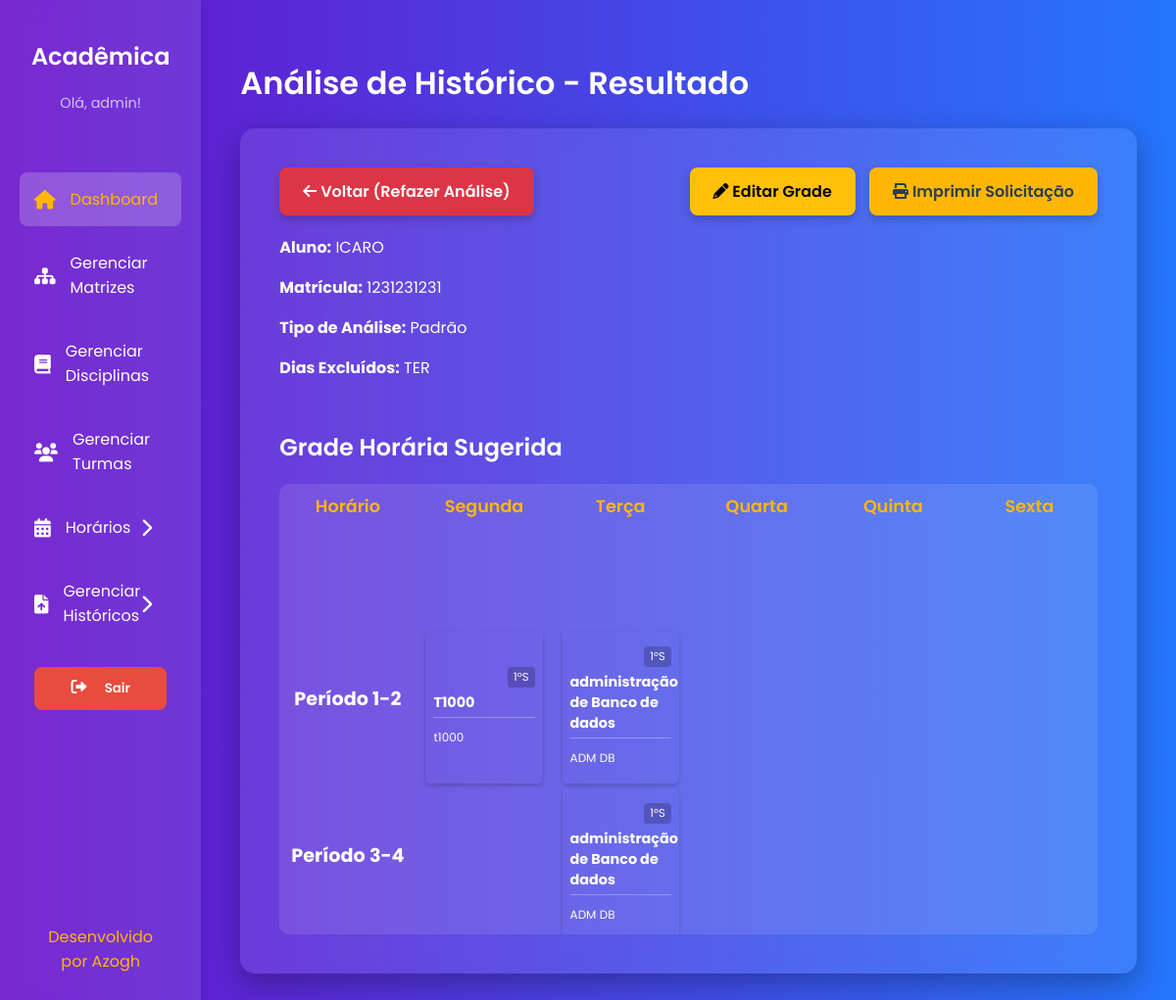
The page /resultado/39/ (signed in) on the database its author committed.
### core/models.py (models this page shows, shortened)
class Usuario(AbstractUser):
    gestao_inicio = models.DateField(
        null=True,
        blank=True,
        verbose_name="Início da Gestão"
    )
    portaria = models.CharField(
        max_length=15,
        null=True,
        blank=True,
        verbose_name="Número da Portaria"
    )
    groups = models.ManyToManyField(
        'auth.Group',
        related_name='core_usuarios',
        blank=True,
        help_text='The groups this user belongs to.',
        related_query_name='core_usuario',
        verbose_name="Grupos de Usuário"
    )
    user_permissions = models.ManyToManyField(
        'auth.Permission',
        related_name='core_usuarios',
        blank=True,
        help_text='Specific permissions for this user.',
        related_query_name='core_usuario',
        verbose_name="Permissões de Usuário"
    )
    class Meta:
        db_table = 'USUARIO'
        verbose_name = "Usuário"
        verbose_name_plural = "Usuários"

class Disciplinas(models.Model):
    nome = models.CharField(max_length=100)
    sigla = models.CharField(max_length=10)
    ch = models.IntegerField(verbose_name="Carga Horária")
    semestre = models.PositiveSmallIntegerField()
    codigo = models.CharField(max_length=10)
    matriz_curricular = models.ForeignKey(
        MatrizCurricular,
        on_delete=models.CASCADE,
        verbose_name="Matriz Curricular"
    )
    usuario = models.ForeignKey(
        Usuario,
        on_delete=models.CASCADE,
        verbose_name="Criado por"
    )
    pre_requisitos = models.ManyToManyField(
        'self',
        symmetrical=False,
        blank=True,
        verbose_name="Pré-requisitos"
    )
    class Meta:
        db_table = 'DISCIPLINAS'
        verbose_name = "Disciplina"
        verbose_name_plural = "Disciplinas"

### analytics/models.py (models this page shows, shortened)
class Analise(models.Model):
    TIPO_ANALISE_CHOICES = [
        ('padrao', 'Padrão'),
        ('soft', 'Soft'),
        ('hard', 'Hardcore'),
    ]
    historico = models.ForeignKey(Historico, on_delete=models.CASCADE, related_name='analises')
    coordenador = models.ForeignKey(Usuario, on_delete=models.SET_NULL, null=True, blank=True)
    tipo_analise = models.CharField(max_length=10, choices=TIPO_ANALISE_CHOICES)
    dias_excluidos = models.CharField(max_length=100, blank=True, null=True, help_text="Ex: 'SEG,TER'")
    data_criacao = models.DateTimeField(auto_now_add=True)
    status = models.CharField(max_length=20, default='PENDENTE') # PENDENTE, CONCLUIDO, ERRO
    resultado_texto = models.TextField(blank=True, null=True)

class AnaliseItens(models.Model):
    analise = models.ForeignKey(Analise, on_delete=models.CASCADE, related_name='itens')
    disciplina = models.ForeignKey(Disciplinas, on_delete=models.CASCADE)
    dia_semana = models.CharField(max_length=3) # SEG, TER, QUA...
    periodo = models.CharField(max_length=10) # Ex: '1-2', '3-4'

### upload/models.py (models this page shows, shortened)
class Historico(models.Model):
    STATUS_CHOICES = [
        ('PENDENTE', 'Processamento Pendente'),
        ('CONCLUIDO', 'Processamento Concluído'),
        ('ERRO', 'Erro no Processamento'),
    ]
    aluno = models.ForeignKey(
        Aluno,
        on_delete=models.CASCADE,
        verbose_name="Aluno",
        related_name='historicos' # Permite consultar facilmente historicos do aluno
    )
    usuario = models.ForeignKey(
        Usuario,
        on_delete=models.SET_NULL, # Mantém o histórico mesmo que o coordenador seja excluído
        null=True,
        verbose_name="Coordenador Responsável"
    )
    data_upload = models.DateTimeField(
        auto_now_add=True,
        verbose_name="Data de Upload"
    )
    status = models.CharField(
        max_length=20,
        choices=STATUS_CHOICES,
        default='PENDENTE',
        verbose_name="Status de Processamento"
    )
    arquivo_original = models.FileField(
        upload_to='historicos/',
        null=True,
        blank=True,
        verbose_name="Arquivo PDF Original"
    )
    class Meta:
        db_table = 'HISTORICO'
        verbose_name = "Histórico Escolar"
        verbose_name_plural = "Históricos Escolares"

class Aluno(models.Model):
    nome = models.CharField(max_length=100)
    matricula = models.CharField(max_length=10, unique=True)
    curso = models.CharField(max_length=100, verbose_name="Curso de Ingresso")
    ano_ingresso = models.CharField(max_length=6, verbose_name="Ano de Ingresso")
    class Meta:
        db_table = 'ALUNO'
        verbose_name = "Aluno"
        verbose_name_plural = "Alunos"

### analytics/views.py (the view)
# urls.py: path('resultado/<int:analise_pk>/', views.consultar_analise, name='consultar_analise'),
@login_required  # <--- CORREÇÃO AQUI: ADICIONADO O @
def consultar_analise(request, analise_pk):
    analise = get_object_or_404(Analise, pk=analise_pk)
    itens = AnaliseItens.objects.filter(analise=analise).select_related('disciplina')
    itens_map = {(i.periodo, i.dia_semana): i for i in itens}
    periodos_definidos = ['1-2', '3-4', '5-6', '7-8', 'N1-N2', 'N3-N4']
    dias_semana = ['SEG', 'TER', 'QUA', 'QUI', 'SEX']
    grade_montada = []
    for p in periodos_definidos:
        linha_dados = {'label': p, 'celulas': []}
        tem_aula_neste_periodo = False
        for d in dias_semana:
            item = itens_map.get((p, d))
            linha_dados['celulas'].append(item)
            if item:
                tem_aula_neste_periodo = True
        if tem_aula_neste_periodo or p in ['1-2', '3-4']:
            grade_montada.append(linha_dados)
    return render(request, 'analytics/consultar_analise.html', {
        'analise': analise,
        'grade_montada': grade_montada,
        'dias_semana': dias_semana
    })

### analytics/templates/analytics/consultar_analise.html (shortened to what this page needs)
{% extends 'core/base.html' %}
{% load static %}
{% block page_title %}Análise de Histórico - Resultado{% endblock %}
{% block content %}
<div style="display: flex; justify-content: space-between; align-items: center; margin-bottom: 20px;">
    <a href="{% url 'analytics:analisar_historico' historico_pk=analise.historico.pk %}" class="cancel-button">
        <i class="fas fa-arrow-left"></i> Voltar (Refazer Análise)
    </a>
    <div>
        <a href="{% url 'analytics:editar_analise' analise_pk=analise.pk %}" class="cta-button" style="background-color: #ffc107; color: #000; margin-right: 10px;">
            <i class="fas fa-pencil-alt"></i> Editar Grade
        </a>
        <a href="#" class="cta-button">
            <i class="fas fa-print"></i> Imprimir Solicitação
        </a>
    </div>
</div>
<div class="aluno-info" style="margin-bottom: 20px; padding-bottom: 15px; border-bottom: 1px solid var(--border-color);">
    <p><strong>Aluno:</strong> {{ analise.historico.aluno.nome }}</p>
    <p><strong>Matrícula:</strong> {{ analise.historico.aluno.matricula }}</p>
    <p><strong>Tipo de Análise:</strong> {{ analise.get_tipo_analise_display }}</p>
    <p><strong>Dias Excluídos:</strong> {{ analise.dias_excluidos|default:"Nenhum" }}</p>
</div>
<h2 style="text-align: left; font-size: 1.5em; margin-bottom: 20px;">Grade Horária Sugerida</h2>
<table class="timetable">
    <thead>
        <tr>
            <th>Horário</th>
            <th>Segunda</th>
            <th>Terça</th>
            <th>Quarta</th>
            <th>Quinta</th>
            <th>Sexta</th>
        </tr>
    </thead>
    <tbody>
        {% for linha in grade_montada %}
        <tr>
            <td class="time-slot">Período {{ linha.label }}</td>
            {% for item in linha.celulas %}
                <td>
                    {% if item %}
                        <div class="discipline-block">
                            <span class="semestre-badge">{{ item.disciplina.semestre }}ºS</span>
                            <strong>{{ item.disciplina.nome }}</strong>
                            <div style="margin-top: 5px;">
                                <small>{{ item.disciplina.sigla }}</small>
                            </div>
                        </div>
                    {% endif %}
                </td>
            {% endfor %}
        </tr>
        {% endfor %}
    </tbody>
</table>
{% endblock %}

### core/templates/core/base.html (shortened to what this page needs)
{% load static %}
<!DOCTYPE html>
<html lang="pt-br">
<head>
    <link rel="stylesheet" href="https://cdnjs.cloudflare.com/ajax/libs/font-awesome/6.0.0-beta3/css/all.min.css">
</head>
<body>
    <div class="dashboard-container">
        <aside class="sidebar">
            <div class="sidebar-header">
                <h2>Acadêmica</h2>
                <p>Olá, {{ user.username }}!</p>
            </div>
            <nav class="sidebar-nav">
                <ul>
                    <li><a href="{% url 'painel' %}" class="active"><i class="fas fa-home"></i> Dashboard</a></li>
                    <li><a href="{% url 'listar_matrizes' %}"><i class="fas fa-sitemap"></i> Gerenciar Matrizes</a></li>
                    <li><a href="{% url 'listar_disciplinas' %}"><i class="fas fa-book"></i> Gerenciar Disciplinas</a></li>
                    <li><a href="{% url 'listar_turmas' %}"><i class="fas fa-users"></i> Gerenciar Turmas</a></li>
                    <li class="dropdown-container">
                        <a href="#" id="horarios-dropdown-toggle" class="dropdown-toggle">
                            <i class="fas fa-calendar-alt"></i>
                            <span>Horários</span>
                            <i class="fas fa-chevron-right arrow"></i>
                        </a>
                    </li>
                    <li class="dropdown-container">
                        <a href="#" id="historicos-dropdown-toggle" class="dropdown-toggle">
                            <i class="fas fa-file-upload"></i>
                            <span>Gerenciar Históricos</span>
                            <i class="fas fa-chevron-right arrow"></i>
                        </a>
                    </li>
                    <li><a href="{% url 'logout' %}" style="text-decoration: none; display: block; margin-bottom: 15px;">
            <button type="button" style="
                width: 100%;
                background-color: #e74c3c;
                color: white;
                border: none;
                padding: 12px;
                border-radius: 8px;
                cursor: pointer;
                font-weight: 600;
                transition: background 0.3s;
                font-family: 'Poppins', sans-serif;">
                <i class="fas fa-sign-out-alt"></i> Sair
            </button>
        </a></li>
                </ul>
            </nav>
            <div class="footer">
                <a href="#">Desenvolvido por Azogh</a>
            </div>
        </aside>
        <main class="main-content">
            <div class="header">
                <h1>{% block page_title %}{% endblock %}</h1>
            </div>
            <div class="content-card">
                {% block content %}{% endblock %}
            </div>
        </main>
    </div>
</body>
</html>

### core/templates/core/base.html (style rules this page uses)
:root { --primary-color-dark: #6a11cb; --primary-color-light: #2575fc; --accent-color: #ffb703; --accent-color-hover: #fb8500; --text-color: #fff; --container-bg: rgba(255, 255, 255, 0.1); }
body { font-family: 'Poppins', sans-serif; background: linear-gradient(to right, var(--primary-color-dark), var(--primary-color-light)); color: var(--text-color); margin: 0; padding: 0; min-height: 100vh; box-sizing: border-box; }
.dashboard-container { display: flex; min-height: 100vh; }
.sidebar { width: 250px; background-color: rgba(255, 255, 255, 0.1); backdrop-filter: blur(10px); padding: 20px; box-shadow: 2px 0 5px rgba(0, 0, 0, 0.1); display: flex; flex-direction: column; transition: transform 0.3s ease; }
.sidebar-header { text-align: center; margin-bottom: 30px; }
.sidebar-header h2 { font-size: 1.5em; font-weight: 600; }
.sidebar-header p { font-size: 0.9em; color: rgba(255, 255, 255, 0.7); }
.sidebar-nav ul { list-style: none; padding: 0; }
.sidebar-nav a { display: flex; align-items: center; color: #fff; text-decoration: none; padding: 15px; margin-bottom: 10px; border-radius: 8px; transition: all 0.3s ease; font-weight: 400; }
.sidebar-nav a i { margin-right: 15px; font-size: 1.2em; }
.sidebar-nav a:hover, .sidebar-nav a.active { background-color: rgba(255, 255, 255, 0.2); color: #ffb703; }
.dropdown-container { position: relative; }
.dropdown-toggle { display: flex; align-items: center; color: #fff; text-decoration: none; padding: 15px; margin-bottom: 10px; border-radius: 8px; transition: all 0.3s ease; font-weight: 400; cursor: pointer; }
.dropdown-toggle i { margin-right: 15px; font-size: 1.2em; }
.dropdown-toggle .arrow { margin-left: auto; transition: transform 0.3s ease; }
.footer { margin-top: auto; text-align: center; padding: 20px; }
.footer a { color: #ffb703; text-decoration: none; font-size: 1em; transition: color 0.3s ease; }
.main-content { flex-grow: 1; padding: 40px; display: flex; flex-direction: column; }
.content-card { background-color: rgba(255, 255, 255, 0.1); backdrop-filter: blur(10px); padding: 40px; border-radius: 15px; box-shadow: 0 10px 30px rgba(0, 0, 0, 0.3); }
h1, h2 { font-weight: 600; }
.cta-button, .cancel-button, .delete-button { display: inline-block; padding: 12px 24px; background-color: var(--accent-color); color: #2c3e50; text-decoration: none; border-radius: 8px; font-weight: 600; transition: all 0.3s ease; box-shadow: 0 4px 10px rgba(0, 0, 0, 0.2); text-align: center; cursor: pointer; border: none; font-family: 'Poppins', sans-serif; }
.cancel-button { background-color: #dc3545; color: #fff; }
table { width: 100%; border-collapse: collapse; margin-top: 20px; background-color: rgba(255, 255, 255, 0.1); border-radius: 10px; overflow: hidden; }
th, td { padding: 12px; text-align: left; border-bottom: 1px solid rgba(255, 255, 255, 0.2); }
th { font-weight: 600; background-color: rgba(255, 255, 255, 0.15); }
tr:last-child td { border-bottom: none; }

### analytics/templates/analytics/consultar_analise.html (style rules this page uses)
.timetable { width: 100%; border-collapse: collapse; table-layout: fixed; }
.timetable th, .timetable td { border: 1px solid var(--border-color); padding: 10px; text-align: center; height: 120px; vertical-align: top; width: 16.66%; }
.timetable th { background-color: var(--card-bg-color); color: var(--accent-color); font-size: 1.1em; }
.timetable td { background-color: var(--input-bg-color); position: relative; }
.time-slot { font-weight: bold; color: #fff; background-color: var(--card-bg-color) !important; vertical-align: middle !important; font-size: 1.2em; }
.discipline-block { background-color: var(--cta-bg-color); color: #fff; padding: 8px; border-radius: 5px; font-size: 0.9em; text-align: left; box-shadow: 0 2px 4px rgba(0,0,0,0.2); height: 100%; display: flex; flex-direction: column; justify-content: center; }
.discipline-block strong { display: block; border-bottom: 1px solid rgba(255, 255, 255, 0.3); padding-bottom: 4px; margin-bottom: 4px; font-size: 1em; }
.semestre-badge { font-size: 0.8em; background: rgba(0,0,0,0.2); padding: 2px 6px; border-radius: 4px; align-self: flex-end; margin-bottom: 5px; }

### rows shown on the page
Usuario: username "admin"
Analise: historico.aluno.nome "ICARO", historico.aluno.matricula "1231231231", tipo_analise "Padrão", dias_excluidos "TER"
AnaliseItens: disciplina.semestre "1", disciplina.nome "T1000", disciplina.sigla "t1000"
AnaliseItens: disciplina.semestre "1", disciplina.nome "administração de Banco de dados", disciplina.sigla "ADM DB"
AnaliseItens: disciplina.semestre "1", disciplina.nome "administração de Banco de dados", disciplina.sigla "ADM DB"

### other values the page prints
{{ linha.label }} "1-2" "3-4"
